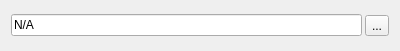
<?xml version="1.0" encoding="UTF-8"?>
<ui version="4.0">
 <class>file_value_widget</class>
 <widget class="QWidget" name="file_value_widget">
  <property name="geometry">
   <rect>
    <x>0</x>
    <y>0</y>
    <width>400</width>
    <height>51</height>
   </rect>
  </property>
  <property name="windowTitle">
   <string/>
  </property>
  <property name="autoFillBackground">
   <bool>true</bool>
  </property>
  <layout class="QHBoxLayout" name="horizontalLayout">
   <property name="spacing">
    <number>3</number>
   </property>
   <item>
    <widget class="QLineEdit" name="pathEdit">
     <property name="sizePolicy">
      <sizepolicy hsizetype="Expanding" vsizetype="Fixed">
       <horstretch>0</horstretch>
       <verstretch>0</verstretch>
      </sizepolicy>
     </property>
     <property name="text">
      <string>N/A</string>
     </property>
     <property name="readOnly">
      <bool>true</bool>
     </property>
    </widget>
   </item>
   <item>
    <widget class="QToolButton" name="selectFileButton">
     <property name="toolTip">
      <string>Select file</string>
     </property>
     <property name="text">
      <string>...</string>
     </property>
    </widget>
   </item>
  </layout>
 </widget>
 <resources/>
 <connections/>
</ui>
